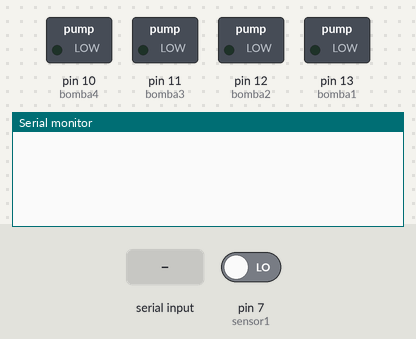
The sketch below on a simulated Arduino Uno, built with avr-gcc and run on an emulated ATmega328P. On the bench: switched loads named in the sketch (green lamp = pin HIGH), the last lines printed to the serial monitor. Inputs (shaded band) come from the test bench; at power-on: pin 7 (sensor1) LOW.

Above: at 1.2 s.
1.3 s: "}" received over Serial
At 1.8 s:
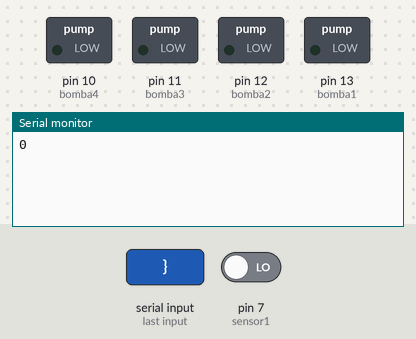
2.8 s: pin 7 (sensor1) driven HIGH
At 4.2 s:
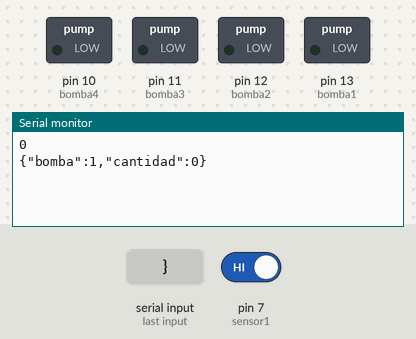

Measured:
- after the input at 1.3 s, the serial monitor: prints a new line after 0.05 s (image 1)
- after the input at 2.8 s, the serial monitor: prints a new line after 0.05 s (image 2)

The sketch:

arduino.ino
```cpp
#include <ArduinoJson.h>
int numero = 0;
String mensaje = "";//{"preciodia":20,"bomba":1,"cantidad":30}
long litro = 27500.0;


int bomba1 = 13;
int bomba2 = 12;
int bomba3 = 11;
int bomba4 = 10;

int sensor1 = 7;
void setup(){
    Serial.begin(9600);//Iniciar la comunicación serial
    pinMode(7, INPUT);
    pinMode(bomba1, OUTPUT);
    pinMode(bomba2, OUTPUT);
    pinMode(bomba3, OUTPUT);
    pinMode(bomba4, OUTPUT);
    pinMode(sensor1, INPUT);

}
void loop(){

    //Leer el JSON y guardarlo en un char

    if(Serial.available()){//Si hay datos en el puerto serial
        char input = Serial.read();//Leer el dato
        mensaje += input;//Concatenar el dato
        //Serial.println  (mensaje);//Imprimir el mensaje
        char* allchar = mensaje.c_str();//Convertir el mensaje a un char*
        if(input == '}'){ //Si el dato es igual a }
            StaticJsonDocument<64> doc;//Crear un documento JSON
            deserializeJson(doc, allchar);//Deserializar el mensaje
            int preciodia = doc["preciodia"]; // 2
            int bomba = doc["bomba"]; // 1
            float cantidad = doc["cantidad"]; // 30
            Serial.println(String(bomba));
            delay(1000);
            int abastecido = abastecimiento(cantidad, bomba);//Llamar a la función abastecimiento
            Senrializar(abastecido);//Serializar el mensaje
            mensaje = "";//Limpiar el mensaje
        }
    }
    delay(50);
}

void Senrializar(int abastecido){
//Serializar el mensaje

    StaticJsonDocument<16> doc;

    doc["bomba"] = 1;
    doc["cantidad"] = abastecido;

    serializeJson(doc, Serial);

    Serial.println();//Imprimir un salto de línea
}


int abastecimiento(float cantidad, int bomba){
    //Regla de 3, si para llenar 1 litro se necesitan 2000ms
    //Para llenar 30 litros se necesitan 60000ms
    //Serial.println("Cantidad: "+ String(cantidad) );
    //delay(1000);
    long tiempo = 25500.0 * cantidad;
    //Serial.print("TIEMPO "+ String(tiempo));
    //delay(1000);
    //Si la bomba es 1, encender el pin 13
    int bombaSeleccionada = 0;
    if(bomba == 1){
        bombaSeleccionada = 13;
    }else if(bomba == 2){
        bombaSeleccionada = 12;
    }else if(bomba == 3){
        bombaSeleccionada = 11;
    }else if(bomba == 4){
        bombaSeleccionada = 10;
    }
    int contador = 0;
    //Serial.println(tiempo);
    if(cantidad != 0){
         while(contador <= tiempo){

        digitalWrite(bombaSeleccionada, HIGH);
        delay(500);

        if(digitalRead(sensor1) == HIGH){
        contador = tiempo;
        break;
      }
      contador += 500;

         }
    }else {
      while(digitalRead(sensor1) != HIGH){
        digitalWrite(bombaSeleccionada, HIGH);
        delay(500);
        contador += 500;

      }
    }


        //Serial.println(contador);


    //Serial.println(contador);
    digitalWrite(bombaSeleccionada, LOW);
    int litrosDados = contador / litro;
    contador =0;
    return litrosDados;


}
```
